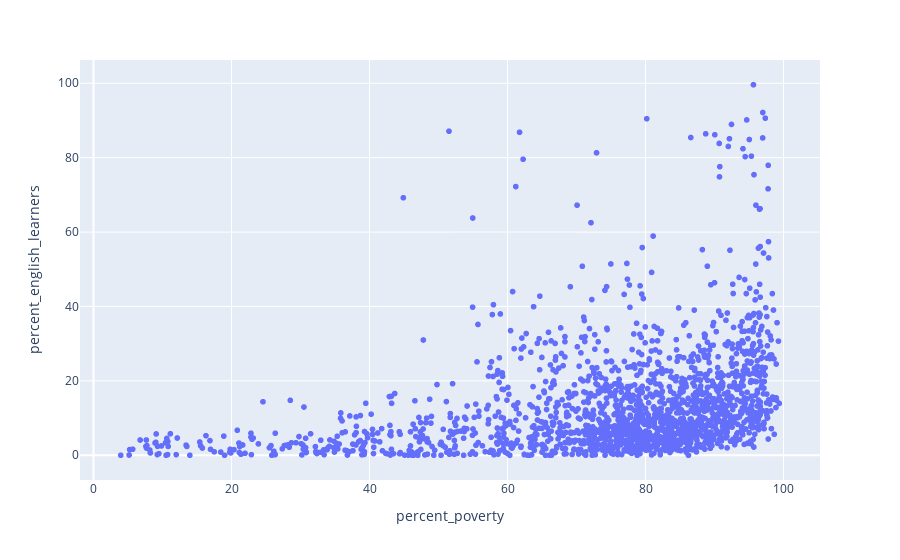

Notebook source saved alongside this figure:
### Markdown cell above
#### Task 2E: Create a scatter plot to see whether a relationship might exist between the percentage of low-income students in a school and the percentage of English learners in a school.

The percentage of students who fall below the poverty line should be on the horizontal axis, and the percentage of English learners should be on the vertical axis.

### Code cell
# Create a scatter plot of percent_english_learners vs percent_poverty
px.scatter(df, x="percent_poverty", y="percent_english_learners")

### Figure 1 — Plotly figure (JSON) as saved in the notebook; plotly's stock layout.template omitted (floating-point values rounded to 4 significant figures; data arrays with more than 128 entries replaced by an {"elided": "..."} marker saying what was removed)
{"data": [{"hovertemplate": "percent_poverty=%{x}<br>percent_english_learners=%{y}<extra></extra>", "legendgroup": "", "marker": {"color": "#636efa", "symbol": "circle"}, "mode": "markers", "name": "", "showlegend": false, "type": "scattergl", "x": {"elided": "1834 float values"}, "xaxis": "x", "y": {"elided": "1834 float values"}, "yaxis": "y"}], "layout": {"autosize": true, "legend": {"tracegroupgap": 0}, "margin": {"t": 60}, "xaxis": {"anchor": "y", "autorange": true, "domain": [0, 1], "range": [-2.63, 106.0], "title": {"text": "percent_poverty"}, "type": "linear"}, "yaxis": {"anchor": "x", "autorange": true, "domain": [0, 1], "range": [-7.712, 107.3], "title": {"text": "percent_english_learners"}, "type": "linear"}}}
